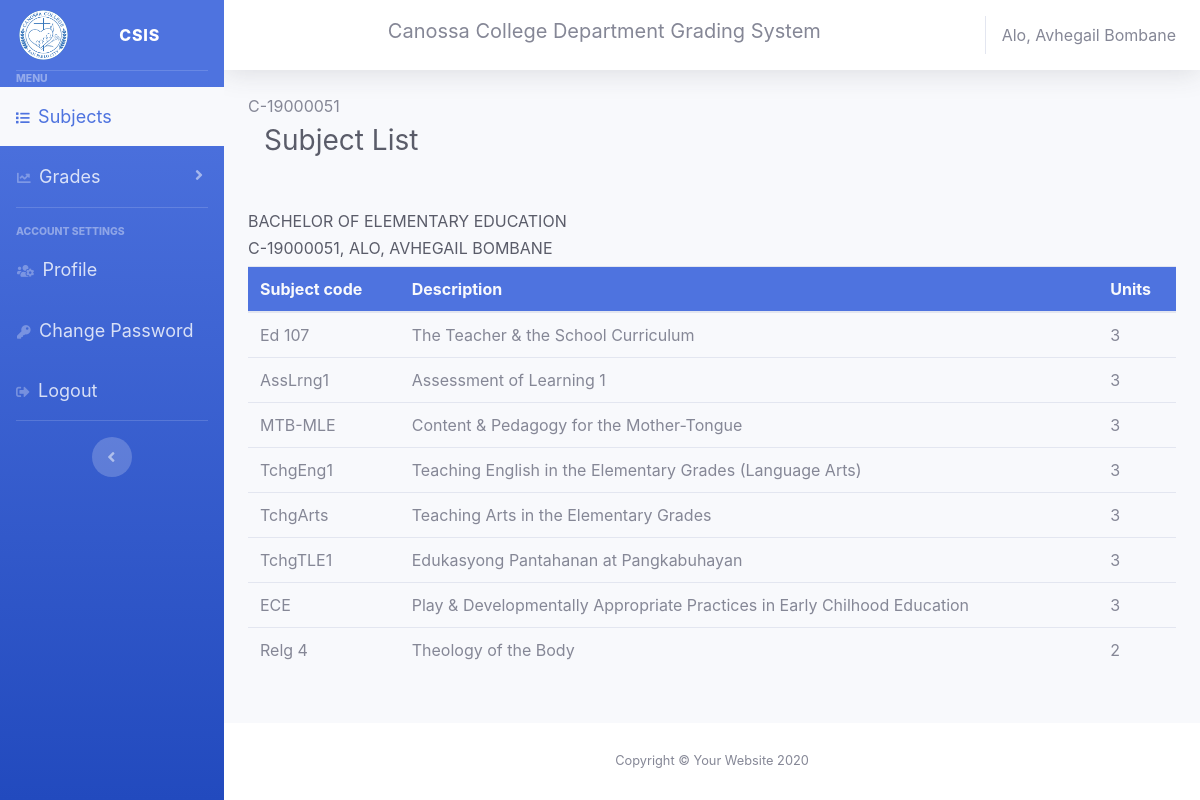
The page /student/sublist.student.php (signed in) on the database its author committed.
### tables this page shows
CREATE TABLE `studentrecords` (
  `id` int(11) NOT NULL,
  `student_id` varchar(120) NOT NULL,
  `name` varchar(120) NOT NULL,
  `gender` varchar(128) NOT NULL,
  `cellphone` varchar(11) NOT NULL,
  `bday` varchar(128) NOT NULL,
  `bplace` varchar(128) NOT NULL,
  `address` text NOT NULL,
  `course` text NOT NULL,
  `status` text NOT NULL,
  `year` varchar(12) NOT NULL
);

CREATE TABLE `sublists` (
  `id` int(11) NOT NULL,
  `subject_code` varchar(111) NOT NULL,
  `description` varchar(111) NOT NULL,
  `units` varchar(111) NOT NULL
);

CREATE TABLE `studentsubs` (
  `id` int(11) NOT NULL,
  `student_id` varchar(123) NOT NULL,
  `subject` varchar(123) NOT NULL
);

### student/sublist.student.php (the view, shortened to what this page needs)
<?php
$page ="subject";
if (isset($_SESSION['user_id'])) {
    include "../layout/head.layout.php";
    $sq = "SELECT * from studentrecords where student_id = '$id'";
    $resul = $conn->query($sq);
    echo $_SESSION['user_id'];
    if ($resul->num_rows > 0) {
        while ($row = $resul->fetch_assoc()) {
            $name = $row['name'];
            $course = $row['course'];
        }
    }
    ?>
    <nav class="navbar navbar-expand navbar-light  topbar mb-4 static-top ">
        <h1 class="h3 mb-4 text-gray-800 mr-auto">Subject List</h1>
    </nav>
    <div>
    <table class="table">
    <h6 class="text-gray-800 mr-auto text-uppercase"><?php echo $course?></h6>
    <h6 class="text-gray-800 mr-auto text-uppercase"><?php echo $id. ", ".$name?></h6>
        <thead class="bg-primary text-light">
            <tr>
                <th>Subject code</th>
                <th>Description</th>
                <th>Units</th>
            </tr>
        </thead>
        <tbody>
            <?php
            $sq = "SELECT * from studentsubs where student_id = '$id'";
            $resul = $conn->query($sq);
            if ($resul->num_rows > 0) {
                while ($row = $resul->fetch_assoc()) {
                    $name = $row['subject'];
                    $sql = "SELECT * from sublists where description = '$name'";
                    $result = $conn->query($sql);
                    if ($result->num_rows > 0) {
                        while ($row = $result->fetch_assoc()) {
                            echo "<tr>
                                        <td>" . $row['subject_code'] . "</td>
                                        <td>" . $name . "</td>
                                        <td>" . $row['units'] . "</td>
                                </tr>";
                        }
                    }
                }
            }
            ?>
        </tbody>
    </table>
    </div>
<?php include "../layout/footer.layout.php";
} else {
    header("Location: ../canossa/master.blade.php");
    exit();
}
?>

### layout/head.layout.php (shortened to what this page needs)
<link href="../assets/vendor/fontawesome-free/css/all.min.css" rel="stylesheet" type="text/css">
<link href="../assets/css/font.css" rel="stylesheet">
<link href="../assets/css/sb-admin-2.min.css" rel="stylesheet">
<div id="wrapper">
    <?php include "_sidebar.layout.php" ?>
    <div id="content-wrapper" class="d-flex flex-column">
        <div id="content">
            <?php include "_topbar.layout.php" ?>
            <div class="container-fluid">

### layout/_sidebar.layout.php (shortened to what this page needs)
<ul class="navbar-nav bg-gradient-primary sidebar sidebar-dark accordion" id="accordionSidebar">
    <a class="sidebar-brand d-flex align-items-center justify-content-center" href="index.html">
        <div class="sidebar-brand-icon">
        <img class="img-profile rounded-circle" src="../assets/img/logo.PNG" width="90%">
        </div>
        <div class="sidebar-brand-text mx-5">CSIS</sup></div>
    </a>
    <hr class="sidebar-divider my-0">
    <div class="sidebar-heading">
        Menu
    </div>
     <li class="nav-item">
        <a class="nav-link  <?php if($page == 'subject'){echo"bg-light text-primary active";}?>" href="../student/sublist.student.php">
        <i class="fas fa-list <?php if($page == 'subject'){echo"text-primary";}?>"></i>
        <span style='font-size:18px';>Subjects</span></a>
    </li>
<li class="nav-item">
                <a class="nav-link collapsed btn <?php if($page == 'grade'){echo" bg-light text-primary active";}?>" href="#" data-toggle="collapse" data-target="#collapsegrade"
                    aria-expanded="true" aria-controls="collapseTwo">
                    <i class="fas fa-chart-line <?php if($page == 'grade'){echo"text-primary";}?>"></i>
                    <span style='font-size:18px';>Grades</span></a>
            </li>
    <hr class="sidebar-divider">
    <div class="sidebar-heading">
        Account Settings
    </div>
    <li class="nav-item">
        <a class="nav-link btn <?php if($page == 'profile'){echo" bg-light text-primary active";}?>" href="../student/profile.student.php">
        <i class="fas fa-users-cog <?php if($page == 'profile'){echo"text-primary";}?>"></i>
        <span style='font-size:18px';>Profile</span></a>
    </li>
    <li class="nav-item">
        <a class="nav-link btn <?php if($page == 'changepass'){echo" bg-light text-primary active";}?>" href="../student/changepass.student.php">
        <i class="fas fa-key <?php if($page == 'changepass'){echo"text-primary";}?>"></i>
        <span style='font-size:18px';>Change Password</span></a>
    </li>
    <li class="nav-item">
        <a class="nav-link" data-toggle="modal" data-target="#logoutModal">
        <i class="fas fa-sign-out-alt"></i>
        <span style='font-size:18px';>Logout</span></a>
    </li>
    <hr class="sidebar-divider d-none d-md-block">
    <div class="text-center d-none d-md-inline">
        <button class="rounded-circle border-0" id="sidebarToggle"></button>
    </div>
</ul>

### layout/_topbar.layout.php (shortened to what this page needs)
<nav class="navbar navbar-expand navbar-light bg-white topbar mb-4 static-top shadow">
<h5 class="title ml-auto">Canossa College Department Grading System </h5>
    <span class="mr-2 d-none d-lg-inline text-gray-600 ">
        <?php
            include_once '../database/dbconnection.db.php';
            $id = $_SESSION['user_id'];
            $sql = "SELECT * from studentrecords where student_id = '$id'";
            $result = $conn-> query($sql);
            if($result-> num_rows > 0 ){
                while($row = $result-> fetch_assoc()){
                    echo $row['name'];
                }
            }
        ?>
    </span>
</nav>

### layout/footer.layout.php (shortened to what this page needs)
</div>
            </div>
            <?php include "_footer.layout.php" ?>
        </div>
    </div>

### layout/_footer.layout.php
<footer class="sticky-footer bg-white">
                <div class="container my-auto">
                    <div class="copyright text-center my-auto">
                        <span>Copyright &copy; Your Website 2020</span>
                    </div>
                </div>
            </footer>

### rows shown on the page
studentrecords: name "Alo, Avhegail Bombane", course "BACHELOR OF ELEMENTARY EDUCATION", name "ALO, AVHEGAIL BOMBANE"
studentsubs: subject "The Teacher & the School Curriculum"
sublists: subject_code "Ed 107", units "3"
studentsubs: subject "Assessment of Learning 1"
sublists: subject_code "AssLrng1", units "3"
studentsubs: subject "Content & Pedagogy for the Mother-Tongue"
sublists: subject_code "MTB-MLE", units "3"
studentsubs: subject "Teaching English in the Elementary Grades (Language Arts)"
sublists: subject_code "TchgEng1", units "3"
studentsubs: subject "Teaching Arts in the Elementary Grades"
sublists: subject_code "TchgArts", units "3"
studentsubs: subject "Edukasyong Pantahanan at Pangkabuhayan"
sublists: subject_code "TchgTLE1", units "3"
studentsubs: subject "Play & Developmentally Appropriate Practices in Early Chilhood Education"
sublists: subject_code "ECE", units "3"
studentsubs: subject "Theology of the Body"
sublists: subject_code "Relg 4", units "2"

### other values the page prints
$_SESSION['user_id'] "C-19000051"
$id "C-19000051"
